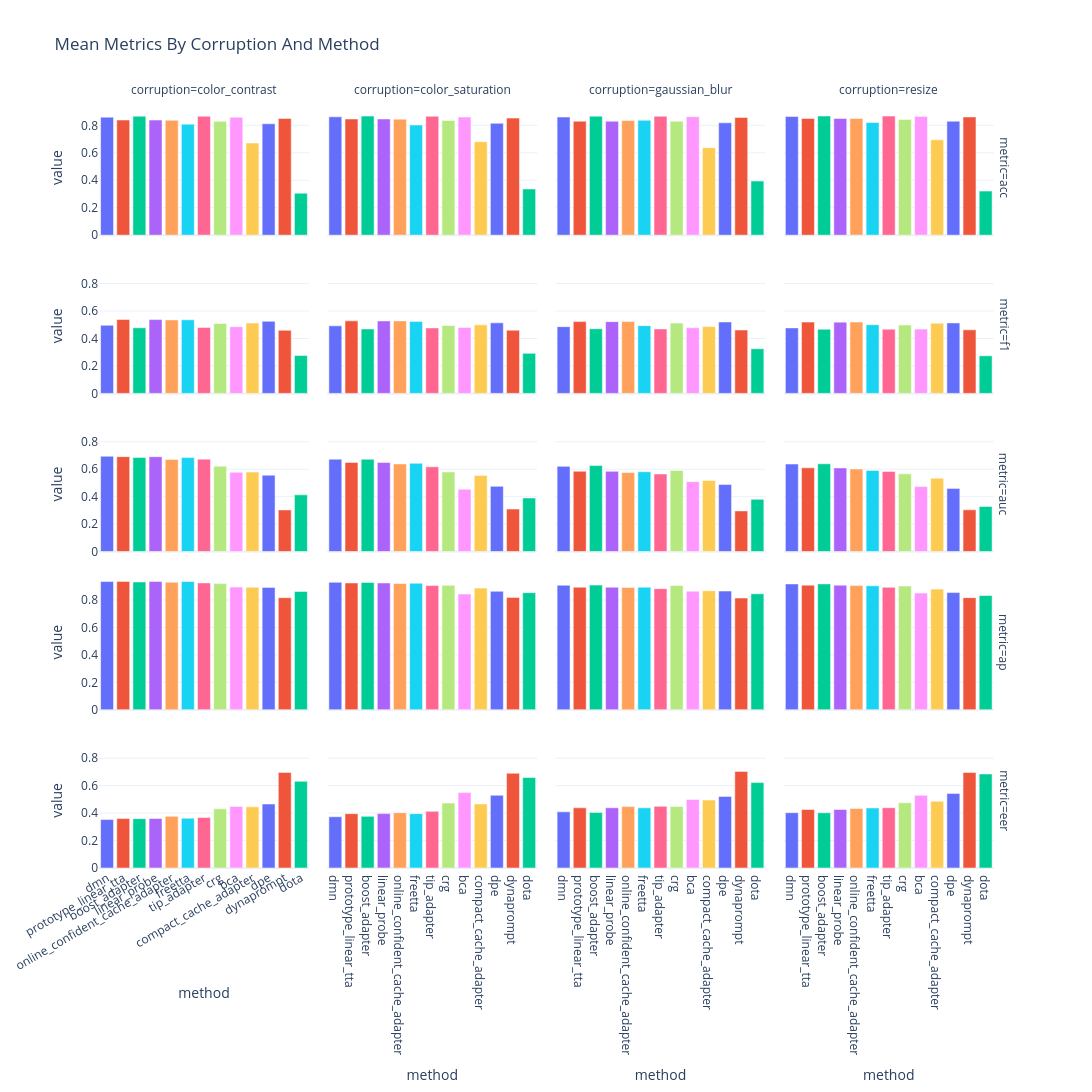

Notebook code for this chart:
### Markdown cell above
## Corruption Breakdown For All Metrics

Nhan xet hien tai:
- `boost_adapter` rat manh tren `gaussian_blur` va `resize` neu nhin `acc/auc/ap/eer`.
- `prototype_linear_tta` tot hon cho F1 tren `color_contrast` va `color_saturation`.
- `online_confident_cache_adapter` co F1 tot nhat tren blur/resize, nhung AUC/EER khong bang `boost_adapter`.

### Code cell
corruption_long = (
    df_eval.groupby(["corruption", "method"], as_index=False)[metric_cols]
    .mean()
    .melt(id_vars=["corruption", "method"], value_vars=metric_cols, var_name="metric", value_name="value")
)

fig = px.bar(
    corruption_long,
    x="method",
    y="value",
    color="method",
    facet_row="metric",
    facet_col="corruption",
    category_orders={"method": method_order, "metric": metric_cols},
    title="Mean Metrics By Corruption And Method",
)
fig.update_layout(showlegend=False, xaxis_tickangle=-30, height=1300)
fig.show()
